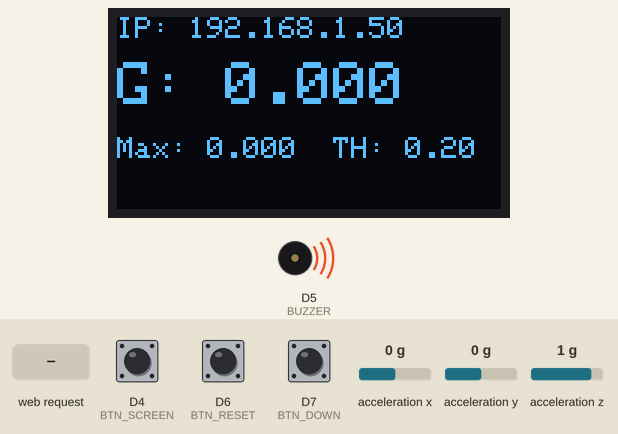
Simulated run of this sketch. Board: ESP8266 (NodeMCU). Shown: 128×64 one-colour display, buzzer (waves = sounding, pin HIGH). Wiring (inferred from the names in the program): MPU-6050 motion sensor at I2C address 0x68. The test bench sets the inputs (shaded band); at power-on: acceleration x 0 g, D4 (BTN_SCREEN) HIGH, D6 (BTN_RESET) HIGH, D7 (BTN_DOWN) HIGH, acceleration y 0 g, acceleration z 1 g. WiFi joins after 1.5 s; servers stay silent unless stated; what the sketch prints to the serial monitor is not drawn.

Above: at 2.7 s.
2.8 s: acceleration x set to -0.7 g
At 4.0 s:
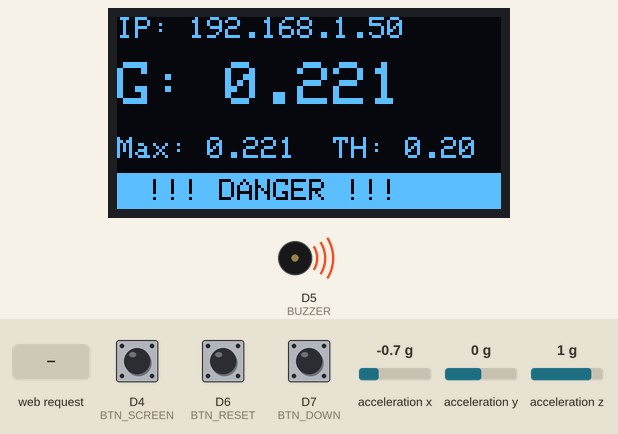
4.3 s: acceleration x set to -1 g
At 5.1 s:
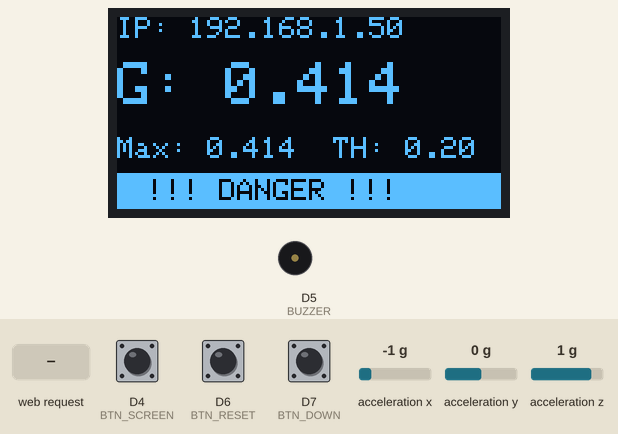
5.8 s: HTTP request GET /set?val=1 received
At 6.4 s:
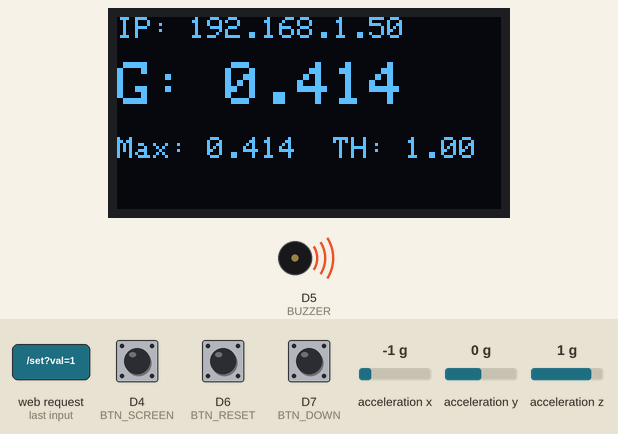
7.3 s: D4 (BTN_SCREEN) pulled LOW for 0.15 s
At 8.6 s:
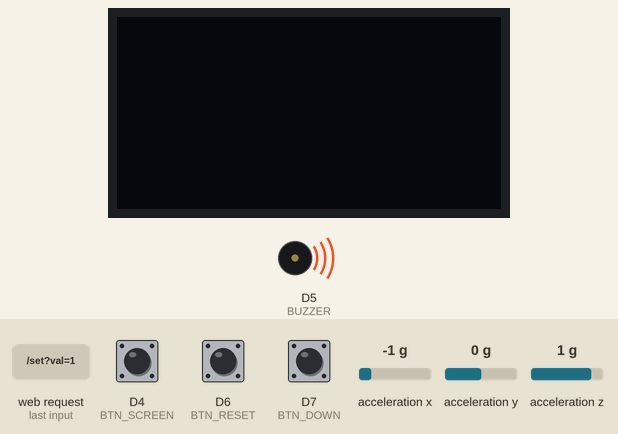
8.9 s: HTTP request GET /set?val=0 received
At 10.1 s:
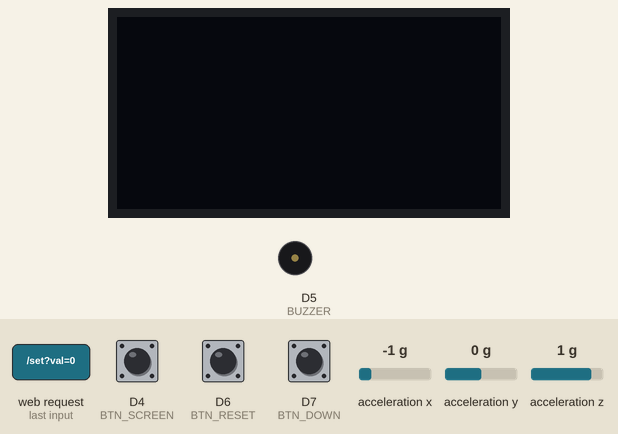
10.4 s: D4 (BTN_SCREEN) pulled LOW for 1 s
At 11.3 s:
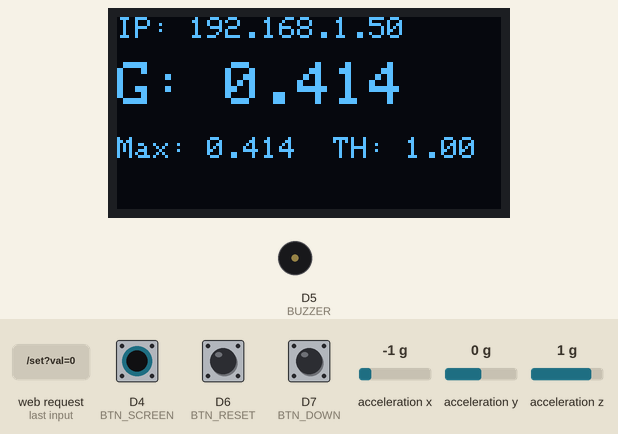
Timing chart, 0 to 13.4 s (numbered marks = the images above; inputs shaded):
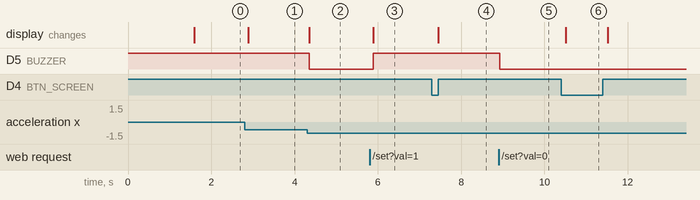

Measured:
- the behaviour switches between -0.8 and -0.9 g on acceleration x (found by bisection; images 1 and 2)
- after the input at 2.8 s, the display: changes after 0.09 s (image 1)
- after the input at 4.3 s, D5 (BUZZER): HIGH → LOW after 0.05 s; the display: first differs from a run without the input after 0.05 s (image 2)
- after the input at 5.8 s, D5 (BUZZER): LOW → HIGH after 0.09 s; the display: first differs from a run without the input after 0.09 s (image 3)
- after the input at 7.3 s, the display: changes after 0.15 s (image 4)
- after the input at 8.9 s, D5 (BUZZER): HIGH → LOW at once
- after the input at 10.4 s, the display: changes after 0.11 s (image 6)

The sketch:

Terrapulse_source_code.ino
```cpp
#include <ESP8266WiFi.h>
#include <ESP8266WebServer.h>
#include <Wire.h>
#include <Adafruit_GFX.h>
#include <Adafruit_SSD1306.h>

const char* ssid = "Your_wifi_name";
const char* password = "Your_wifi_password";

ESP8266WebServer server(80);

#define SCREEN_WIDTH 128
#define SCREEN_HEIGHT 64
Adafruit_SSD1306 display(SCREEN_WIDTH, SCREEN_HEIGHT, &Wire, -1);

// --- PIN TANIMLAMALARI ---
#define SENSOR_801S D0
#define BUZZER D5
#define BTN_RESET D6  // Buton 1
#define BTN_UP D3     // Buton 2
#define BTN_DOWN D7   // Buton 3
#define BTN_SCREEN D4 // Buton 4 (D8 parazit yaptığı için D4'e taşındı)

// --- GLOBAL DEĞİŞKENLER ---
float threshold = 0.20;
float net_g = 0;
float max_g = 0;
String durum = "NORMAL";
bool isWiFiConnected = false;
bool displayOn = true;

void handleData() {
  String json = "{";
  json += "\"siddet\":" + String(net_g, 3) + ",";
  json += "\"max\":" + String(max_g, 3) + ",";
  json += "\"esik\":" + String(threshold, 2) + ",";
  json += "\"durum\":\"" + durum + "\"";
  json += "}";
  server.send(200, "application/json", json);
}

void handleUpdateThreshold() {
  if (server.hasArg("val")) {
    threshold = server.arg("val").toFloat();
    server.send(200, "text/plain", "OK");
  }
}

void setup() {
  Serial.begin(115200);

  pinMode(BUZZER, OUTPUT);
  digitalWrite(BUZZER, HIGH); // Buzzer sustur

  Wire.begin(4, 5);
  pinMode(SENSOR_801S, INPUT_PULLUP);
  pinMode(BTN_RESET, INPUT_PULLUP);
  pinMode(BTN_UP, INPUT_PULLUP);
  pinMode(BTN_DOWN, INPUT_PULLUP);
  pinMode(BTN_SCREEN, INPUT_PULLUP);

  if(!display.begin(SSD1306_SWITCHCAPVCC, 0x3C)) {
    for(;;);
  }

  display.clearDisplay();
  display.setTextColor(WHITE);
  display.setCursor(0,0);
  display.println("TerraPulse v2.0");
  display.println("Connecting WiFi...");
  display.display();

  WiFi.begin(ssid, password);
  unsigned long startAttemptTime = millis();
  while (WiFi.status() != WL_CONNECTED && millis() - startAttemptTime < 8000) {
    delay(500);
    Serial.print(".");
  }

  if (WiFi.status() == WL_CONNECTED) {
    isWiFiConnected = true;
    server.on("/data", handleData);
    server.on("/set", handleUpdateThreshold);
    server.begin();
  }

  // MPU6050 Uyandırma
  Wire.beginTransmission(0x68);
  Wire.write(0x6B);
  Wire.write(0);
  Wire.endTransmission();
}

void loop() {
  if (isWiFiConnected && WiFi.status() == WL_CONNECTED) {
    server.handleClient();
  }

  // --- BUTON KONTROLLERİ (Gelişmiş Debounce ile) ---

  // 1. Reset
  if (digitalRead(BTN_RESET) == LOW) {
    max_g = 0;
    while(digitalRead(BTN_RESET) == LOW); // Elini çekene kadar bekle
    delay(50);
  }

  // 2. Hassasiyet Artır
  if (digitalRead(BTN_UP) == LOW) {
    threshold += 0.05;
    if (threshold > 2.0) threshold = 2.0;
    while(digitalRead(BTN_UP) == LOW);
    delay(50);
  }

  // 3. Hassasiyet Azalt
  if (digitalRead(BTN_DOWN) == LOW) {
    threshold -= 0.05;
    if (threshold < 0.05) threshold = 0.05;
    while(digitalRead(BTN_DOWN) == LOW);
    delay(50);
  }

  // 4. Ekran Aç/Kapat (Kendi kendine açılmayı önleyen mantık)
  if (digitalRead(BTN_SCREEN) == LOW) {
    delay(100); // Küçük parazitleri ele
    if (digitalRead(BTN_SCREEN) == LOW) {
      displayOn = !displayOn;
      if (displayOn) {
        display.ssd1306_command(SSD1306_DISPLAYON);
      } else {
        display.ssd1306_command(SSD1306_DISPLAYOFF);
      }
      while(digitalRead(BTN_SCREEN) == LOW); // ELİNİ ÇEKENE KADAR BEKLE (Çözüm burası)
      delay(100);
    }
  }

  // --- SENSÖR OKUMA ---
  Wire.beginTransmission(0x68);
  Wire.write(0x3B);
  Wire.endTransmission(false);
  Wire.requestFrom(0x68, 6, true);
  int16_t rawX = Wire.read() << 8 | Wire.read();
  int16_t rawY = Wire.read() << 8 | Wire.read();
  int16_t rawZ = Wire.read() << 8 | Wire.read();

  float ax = (float)rawX / 16384.0;
  float ay = (float)rawY / 16384.0;
  float az = (float)rawZ / 16384.0;

  net_g = abs(sqrt(ax*ax + ay*ay + az*az) - 1.0);
  if (net_g > max_g) max_g = net_g;

  // --- EKRAN GÜNCELLEME ---
  if (displayOn) {
    display.clearDisplay();
    display.setCursor(0,0);
    display.setTextSize(1);

    if (WiFi.status() == WL_CONNECTED) {
      display.print("IP: "); display.println(WiFi.localIP());
    } else {
      display.println("Status: OFFLINE");
    }

    display.setCursor(0, 15);
    display.setTextSize(2);
    display.print("G: "); display.print(net_g, 3);

    display.setTextSize(1);
    display.setCursor(0, 40);
    display.print("Max: "); display.print(max_g, 3);
    display.print("  TH: "); display.print(threshold, 2);

    if (net_g > threshold) {
      durum = "DANGER";
      display.fillRect(0, 52, 128, 12, WHITE);
      display.setTextColor(BLACK);
      display.setCursor(10, 54);
      display.print("!!! DANGER !!!");
      display.setTextColor(WHITE);
    } else {
      durum = "NORMAL";
    }
    display.display();
  }

  // --- BUZZER KONTROL ---
  if (net_g > (threshold + 0.10)) {
     digitalWrite(BUZZER, LOW);
  } else {
     digitalWrite(BUZZER, HIGH);
  }

  delay(50);
}
```
